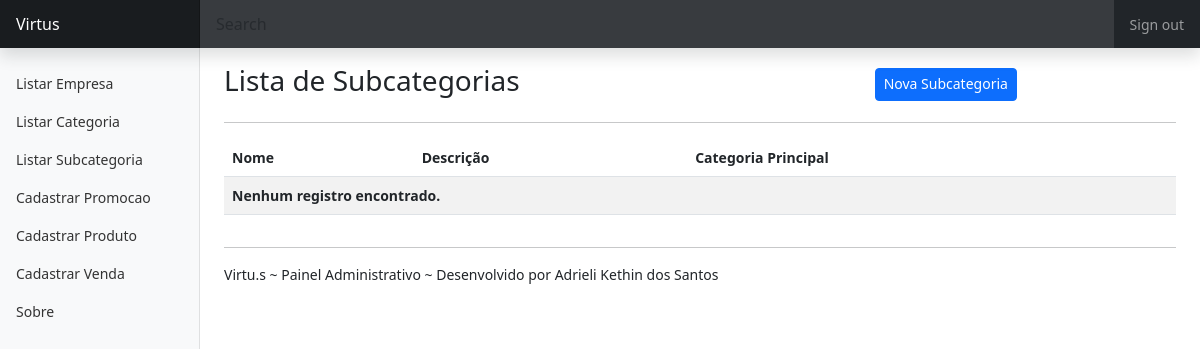
Before: /listar/subcategoria/ with the older database file.
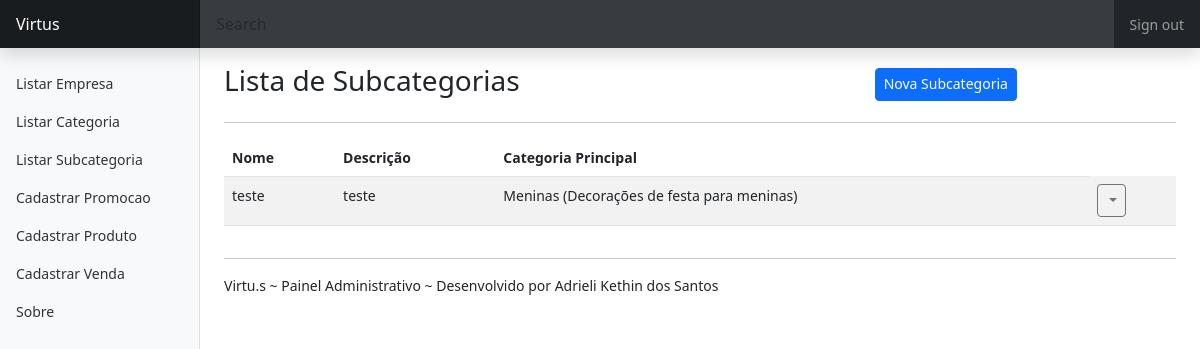
After: the same page with the newer database file.
### cadastros/models.py (models this page shows, shortened)
class Subcategoria(models.Model):
    nome_subcategoria = models.CharField(max_length=50)
    descricao_subcategoria = models.CharField(max_length=100)
    categoria_principal = models.ForeignKey(Categoria, on_delete=models.PROTECT)
    data_inclusao = models.DateTimeField(
        auto_now_add=True, verbose_name="data inclusão")
    data_alteracao = models.DateTimeField(
        auto_now=True, verbose_name="data alteração")
    data_exclusao = models.DateTimeField(
        verbose_name="data exclusão", null=True)
    cadastrado_por = models.ForeignKey(User, on_delete=models.PROTECT, related_name='subcategoria_cadastrada')
    alterado_por = models.ForeignKey(User, on_delete=models.PROTECT, related_name='subcategoria_atualizada')

class Categoria(models.Model):
    nome = models.CharField(max_length=50)
    descricao = models.CharField(max_length=100, verbose_name="descrição")
    data_inclusao = models.DateTimeField(auto_now_add=True, verbose_name="data inclusão")
    data_alteracao = models.DateTimeField(auto_now=True, verbose_name="data alteração")
    data_exclusao = models.DateTimeField(
        verbose_name="data exclusão", null=True)
    cadastrado_por = models.ForeignKey(
        User, on_delete=models.PROTECT, related_name='categoria_cadastrada')
    alterado_por = models.ForeignKey(User, on_delete=models.PROTECT, related_name='categoria_atualizada')
    def __str__(self):
        return f"{self.nome} ({self.descricao})"

### cadastros/views.py (the view)
# urls.py: path("listar/subcategoria/", SubcategoriaList.as_view(), name="listar-subcategoria"),
class SubcategoriaList(ListView, LoginRequiredMixin):
    model = Subcategoria
    template_name = "cadastros/list/subcategoria.html"

### cadastros/templates/cadastros/list/subcategoria.html (shortened to what this page needs)
{% extends 'paginas/modelo.html' %}
{% load static %}
{% block conteudo %}
<div class="row justify-content-center align-items-center mt-3">
    <div class="col-md-8">
        <h3 class="">Lista de Subcategorias</h3>
    </div>
    <div class="col-md">
        <a href="{% url 'cadastrar-subcategoria' %}" class="btn btn-primary btn-sm">
            Nova Subcategoria
        </a>
    </div>
</div>
<hr>
<div class="table-responsive-lg">
    <table class="table table-striped">
        <thead>
            <tr>
                <th>Nome</th>
                <th>Descrição</th>
                <th>Categoria Principal</th>
            </tr>
        </thead>
        <tbody>
            {% for obj in object_list %}
            <tr class="">
                <td>{{ obj.nome_subcategoria }}</td>
                <td>{{ obj.descricao_subcategoria }}</td>
                <td>{{ obj.categoria_principal }}</td>
                <td>
                    <div class="dropdown">
                        <a class="btn btn-sm btn-outline-secondary dropdown-toggle" href="#" role="button"
                            data-bs-toggle="dropdown" aria-expanded="false">
                        </a>
                    </div>
                </td>
            </tr>
            {% empty %}
            <tr>
                <th colspan="100%">Nenhum registro encontrado.</th>
            </tr>
            {% endfor %}
        </tbody>
    </table>
</div>
{% endblock %}

Changed rows visible on the page:
added Subcategoria: nome_subcategoria "teste", descricao_subcategoria "teste", categoria_principal "Meninas (Decorações de festa para meninas)"
Other visible differences:
text no longer shown: "Nenhum registro encontrado."
